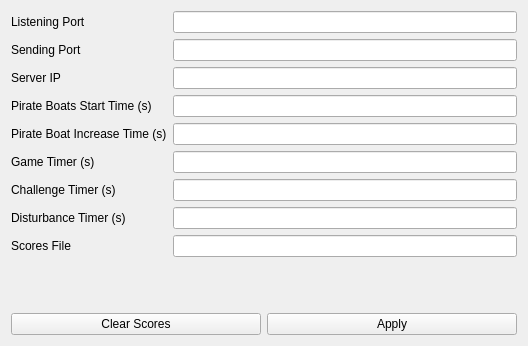
<?xml version="1.0" encoding="UTF-8"?>
<ui version="4.0">
 <class>MainWindow</class>
 <widget class="QMainWindow" name="MainWindow">
  <property name="geometry">
   <rect>
    <x>0</x>
    <y>0</y>
    <width>528</width>
    <height>346</height>
   </rect>
  </property>
  <property name="windowTitle">
   <string>Paramètres</string>
  </property>
  <widget class="QWidget" name="centralWidget">
   <layout class="QVBoxLayout" name="verticalLayout_2">
    <item>
     <layout class="QFormLayout" name="formLayout_2">
      <item row="0" column="0">
       <widget class="QLabel" name="label">
        <property name="text">
         <string>Listening Port</string>
        </property>
       </widget>
      </item>
      <item row="0" column="1">
       <widget class="QLineEdit" name="networkListeningPort">
        <property name="placeholderText">
         <string/>
        </property>
       </widget>
      </item>
      <item row="1" column="0">
       <widget class="QLabel" name="label_2">
        <property name="text">
         <string>Sending Port</string>
        </property>
       </widget>
      </item>
      <item row="1" column="1">
       <widget class="QLineEdit" name="networkSendingPort"/>
      </item>
      <item row="2" column="0">
       <widget class="QLabel" name="label_3">
        <property name="text">
         <string>Server IP</string>
        </property>
       </widget>
      </item>
      <item row="2" column="1">
       <widget class="QLineEdit" name="networkServerIP"/>
      </item>
      <item row="3" column="0">
       <widget class="QLabel" name="label_4">
        <property name="text">
         <string>Pirate Boats Start Time (s)</string>
        </property>
       </widget>
      </item>
      <item row="3" column="1">
       <widget class="QLineEdit" name="pirateBoatsStart"/>
      </item>
      <item row="4" column="0">
       <widget class="QLabel" name="label_5">
        <property name="text">
         <string>Pirate Boat Increase Time (s)</string>
        </property>
       </widget>
      </item>
      <item row="4" column="1">
       <widget class="QLineEdit" name="pirateBoatsIncreaseTime"/>
      </item>
      <item row="5" column="0">
       <widget class="QLabel" name="label_6">
        <property name="text">
         <string>Game Timer (s)</string>
        </property>
       </widget>
      </item>
      <item row="5" column="1">
       <widget class="QLineEdit" name="timerGame"/>
      </item>
      <item row="6" column="0">
       <widget class="QLabel" name="label_7">
        <property name="text">
         <string>Challenge Timer (s)</string>
        </property>
       </widget>
      </item>
      <item row="6" column="1">
       <widget class="QLineEdit" name="timerChallenge"/>
      </item>
      <item row="7" column="0">
       <widget class="QLabel" name="label_8">
        <property name="text">
         <string>Disturbance Timer (s)</string>
        </property>
       </widget>
      </item>
      <item row="7" column="1">
       <widget class="QLineEdit" name="timerDisturbance"/>
      </item>
      <item row="8" column="0">
       <widget class="QLabel" name="label_9">
        <property name="text">
         <string>Scores File</string>
        </property>
       </widget>
      </item>
      <item row="8" column="1">
       <widget class="QLineEdit" name="fileScores"/>
      </item>
     </layout>
    </item>
    <item>
     <layout class="QVBoxLayout" name="verticalLayout">
      <property name="spacing">
       <number>0</number>
      </property>
      <property name="sizeConstraint">
       <enum>QLayout::SetMinimumSize</enum>
      </property>
     </layout>
    </item>
    <item>
     <layout class="QHBoxLayout" name="horizontalLayout">
      <item>
       <widget class="QPushButton" name="clearButton">
        <property name="text">
         <string>Clear Scores</string>
        </property>
       </widget>
      </item>
      <item>
       <widget class="QPushButton" name="applyButton">
        <property name="text">
         <string>Apply</string>
        </property>
       </widget>
      </item>
     </layout>
    </item>
   </layout>
  </widget>
 </widget>
 <layoutdefault spacing="6" margin="11"/>
 <resources/>
 <connections/>
</ui>
